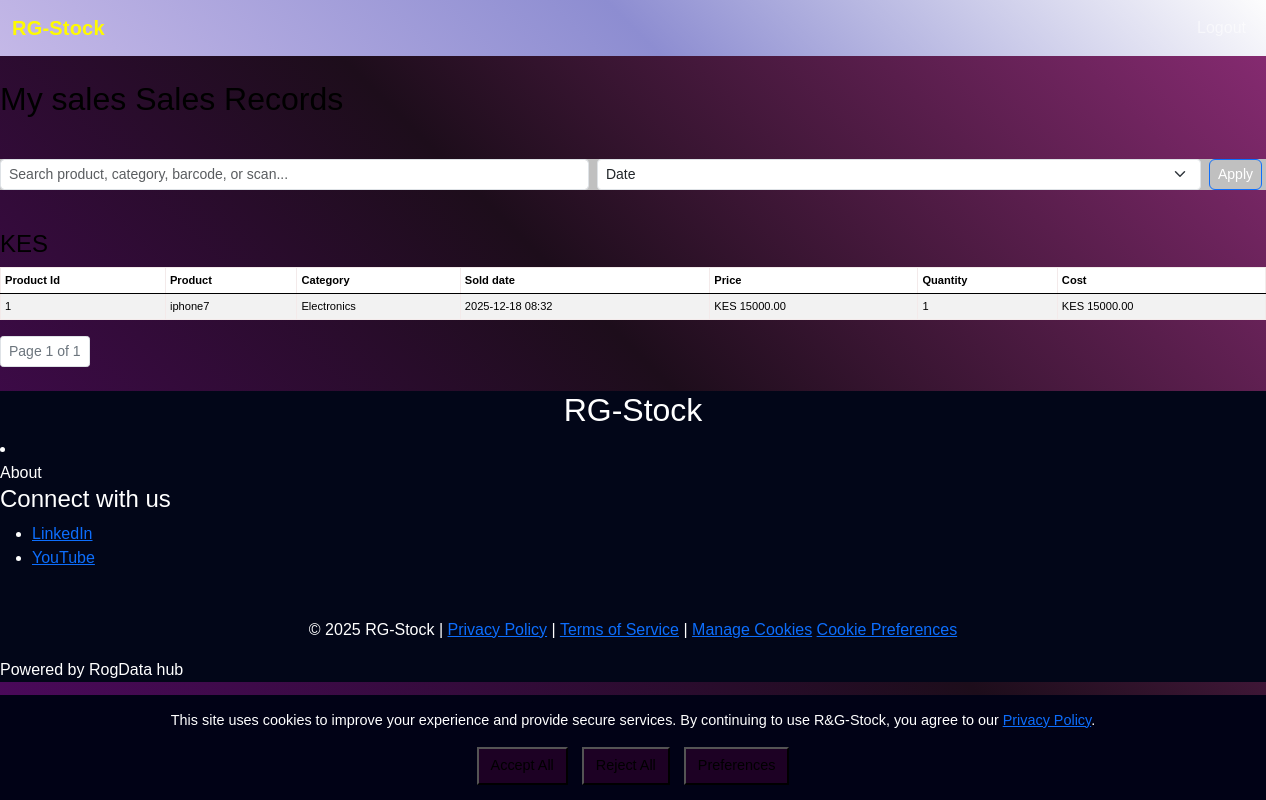
The page /trackers/1/sales/ (signed in) on the database its author committed.
### core/models.py (models this page shows, shortened)
class InventoryTracker(models.Model):
    user = models.ForeignKey(User, on_delete=models.CASCADE, related_name='trackers')
    name = models.CharField(max_length=100)
    created_at = models.DateTimeField(auto_now_add=True)
    class Meta:
        unique_together = ('user', 'name')

class Sale(models.Model):
    tracker = models.ForeignKey(InventoryTracker, on_delete=models.CASCADE, related_name='sales')
    product = models.ForeignKey(Product, on_delete=models.CASCADE, related_name='sales')
    sold_date = models.DateTimeField(auto_now_add=True)
    quantity = models.PositiveIntegerField()
    @property
    def cost(self):
        return self.quantity * self.product.price

class Product(models.Model):
    tracker = models.ForeignKey(InventoryTracker, on_delete=models.CASCADE, related_name='products')
    product_id = models.CharField(max_length=50)
    name = models.CharField(max_length=120)
    category = models.CharField(max_length=80)
    added_date = models.DateField()
    price = models.DecimalField(max_digits=10, decimal_places=2)
    units_added = models.PositiveIntegerField()
    barcode = models.CharField(max_length=50, unique=True, blank=True, null=True)
    barcode_image = models.ImageField(upload_to="barcodes/", blank=True, null=True)
    class Meta:
        unique_together = ('tracker', 'product_id')

### core/views.py (the view)
# urls.py: path('trackers/<int:tracker_id>/sales/', views.sales_records, name='sales_records'),
@login_required
def sales_records(request, tracker_id):
    tracker = _get_tracker(request, tracker_id)
    sales_qs = tracker.sales.select_related('product').all()
    search = request.GET.get("search", "").strip()
    sort = request.GET.get("sort", "-sold_date")
    if search:
        sales_qs = sales_qs.filter(
            Q(product__name__icontains=search) |
            Q(product__category__icontains=search) |
            Q(product__barcode__icontains=search)
        )
    if sort == "name":
        sales_qs = sales_qs.order_by("product__name")
    elif sort == "category":
        sales_qs = sales_qs.order_by("product__category")
    elif sort == "date":
        sales_qs = sales_qs.order_by("-sold_date")
    elif sort == "price":
        sales_qs = sales_qs.order_by("-product__price")
    elif sort == "cost":
        sales_qs = sales_qs.order_by("-cost")
    else:
        sales_qs = sales_qs.order_by("-sold_date")
    paginator = Paginator(sales_qs, 50)
    page_number = request.GET.get("page")
    page_obj = paginator.get_page(page_number)
    context = {
        "tracker": tracker,
        "page_obj": page_obj,
        "search": search,
        "sort": sort,
        "base_currency": "KES",
    }
    return render(request, 'core/sales_records.html', context)

### core/views.py (called while the page is built)
def _get_tracker(request, tracker_id):
    return get_object_or_404(InventoryTracker, id=tracker_id, user=request.user)

### templates/core/sales_records.html (shortened to what this page needs)
{% extends "core/base.html" %}
{% load static %}
{% block content %}
<h2>{{ tracker.name }} Sales Records</h2>
<div class="d-flex justify-content-between align-items-center mb-2">
    <form method="get" class="d-flex gap-2">
        <input type="text" name="search" id="sales-search"
               value="{{ search }}" class="form-control form-control-sm"
               placeholder="Search product, category, barcode, or scan...">
        <select name="sort" class="form-select form-select-sm">
            <option value="date" {% if sort == "date" %}selected{% endif %}>Date</option>
        </select>
        <button class="btn btn-sm btn-primary" type="submit">Apply</button>
    </form>
</div>
<h4 id="total-income" class="money-field" data-original="{{ total_income }}">
  KES {{ total_income }}
</h4>
<div class="table-responsive">
<table id="sales-table" class="table table-striped table-sm">
    <thead>
        <tr>
            <th>Product Id</th>
            <th data-sort="name">Product</th>
            <th data-sort="category">Category</th>
            <th data-sort="date">Sold date</th>
            <th data-sort="price">Price</th>
            <th>Quantity</th>
            <th data-sort="cost">Cost</th>
        </tr>
    </thead>
    <tbody>
        {% for s in page_obj %}
        <tr>
            <td>{{ s.product.product_id }}</td>
            <td>{{ s.product.name }}</td>
            <td>{{ s.product.category }}</td>
            <td>{{ s.sold_date|date:"Y-m-d H:i" }}</td>
            <td class="money-field" data-original="{{ s.product.price|floatformat:2 }}">
                KES {{ s.product.price|floatformat:2 }}
            </td>
            <td>{{ s.quantity }}</td>
            <td class="money-field" data-original="{{ s.cost|floatformat:2 }}">
                KES {{ s.cost|floatformat:2 }}
            </td>
        </tr>
        {% empty %}
        <tr><td colspan="6">No sales yet.</td></tr>
        {% endfor %}
    </tbody>
</table>
</div>
<nav>
    <ul class="pagination pagination-sm">
        <li class="page-item disabled">
            <span class="page-link">
                Page {{ page_obj.number }} of {{ page_obj.paginator.num_pages }}
            </span>
        </li>
    </ul>
</nav>
{% endblock %}
{% load static %}

### templates/core/base.html (shortened to what this page needs)
<!DOCTYPE html>
{% load static %}
<html lang="en">
<head>
    <link rel="stylesheet" href="https://maxcdn.bootstrapcdn.com/bootstrap/5.0.0/css/bootstrap.min.css">
    <link href="https://cdn.jsdelivr.net/npm/bootstrap@5.3.2/dist/css/bootstrap.min.css" rel="stylesheet">
    <link href="{% static 'css/styles.css' %}" rel="stylesheet">
</head>
<body class="bg-light">
  <nav class="navbar navbar-expand-lg navbar-dark bg-dark">
    <div class="container-fluid">
      <a class="navbar-brand" href="{% url 'home' %}"  style="color: rgb(255, 251, 0);">RG-Stock</a>
      <div class="collapse navbar-collapse">
        <ul class="navbar-nav ms-auto">
          {% if user.is_authenticated %}
            <li class="nav-item"><a class="nav-link" href="{% url 'logout' %}">Logout</a></li>
          {% else %}
            <li class="nav-item"><a class="nav-link" href="{% url 'login' %}">Login</a></li>
            <li class="nav-item"><a class="nav-link" href="{% url 'register' %}">Register</a></li>
          {% endif %}
        </ul>
      </div>
    </div>
  </nav>
  <div class="container my-4">
    {% block content %}{% endblock %}
  </div>
  <footer class="bottom-banner">
        <h2  style="text-align: center;">RG-Stock</h2>
        <li class="nav-item"><a class="nav-link" href="{% url 'about' %}">About</a></li>
        <div class="contact-info">
            <div class="sidebar-social">
                <h4>Connect with us</h4>
                <ul class="social-links">
                    <li>
                        <a href="https://www.linkedin.com/in/rodger-mtange-396017374/" target="_blank">
                             LinkedIn
                        </a>
                    </li>
                    <li>
                        <a href="https://www.youtube.com/@RodgerMtange" target="_blank">
                             YouTube
                        </a>
                    </li>
                </ul>
            </div>
            <div class="privacy">
                <footer class="footer mt-5 text-center">
                    <p>
                        © 2025 RG-Stock |
                        <a href="{% url 'privacy' %}">Privacy Policy</a> |
                        <a href="{% url 'terms' %}">Terms of Service</a> |
                        <a href="#" id="manage-cookies">Manage Cookies</a>
                        <a href="#" id="reopen-preferences">Cookie Preferences</a>
                    </p>
            </div>
            <p>Powered by RogData hub</P>
        </div>
    </footer>
    <div id="cookie-banner" class="cookie-banner">
        <p>
            This site uses cookies to improve your experience and provide secure services.
            By continuing to use R&G-Stock, you agree to our
            <a href="{% url 'privacy' %}">Privacy Policy</a>.
        </p>
        <button id="accept-cookies">Accept All</button>
        <button id="reject-cookies">Reject All</button>
        <button id="preferences-cookies">Preferences</button>
    </div>
</body>
</html>

### core/static/css/styles.css (style rules this page uses)
body { background: linear-gradient(45deg, #4a095a, #1d0d1b, #8b2c75); color: black; height: fit-content; font-family: 'Gill Sans', 'Gill Sans MT', Calibri, 'Trebuchet MS', sans-serif; }
.navbar-brand { font-weight: 700; letter-spacing: 0.2px; }
.container { margin: 0; padding: 0; max-width: 100%; }
a { animation: cubic-bezier(0.075, 0.82, 0.165, 1) }
.navbar { color: rgb(241, 28, 28); min-width: 100%; max-width: 100%; background: linear-gradient(45deg, #c4b8e7, #8d8dd1, #fdfdfd); }
.bottom-banner { position: bottom; bottom: 0; left: 0; width: 100%; background-color:#020618; color: #fff; padding-bottom: 0%; }
.table { border-collapse: collapse; max-width: 100%; min-width: 100%; font-size: smaller; }
.table td, .table th { vertical-align: middle; border: 1px solid #f3eaea; min-width: 100%; max-width: 100%; font-size: smaller; }
.td, th { padding: 8px; text-align: left; }
td { background: silver; color: #010216; }
th { background: #010216; color: #eef5ff; }
.btn-sm { margin-right: 4px; }
.cookie-banner { position: fixed; bottom: 0; left: 0; right: 0; background: #010216; color: #fff; padding: 15px; text-align: center; font-size: 0.9rem; z-index: 9999; }
.cookie-banner button { margin: 0 5px; padding: 6px 12px; cursor: pointer; }
.btn { border-radius: 6px; font-weight: 500; }
.btn-primary { background-color: var(--primary-color); }
form input, form select { border-radius: 6px; }
.pagination .page-link { border-radius: 6px; }
form { background: silver; max-width: 100%; min-width: 100%; color: #1d0124; }
button { color: #000; background: #1d0124; }

### rows shown on the page
InventoryTracker: name "My sales"
Sale: product.product_id "1", product.name "iphone7", product.category "Electronics", sold_date "2025-12-18 08:32", product.price "15000.00", quantity "1", cost "15000.00"

### other values the page prints
{{ page_obj.number }} "1"
{{ page_obj.paginator.num_pages }} "1"
